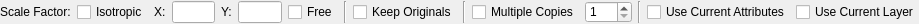
<?xml version="1.0" encoding="UTF-8"?>
<ui version="4.0">
 <class>LC_ModifyScaleOptions</class>
 <widget class="QWidget" name="LC_ModifyScaleOptions">
  <property name="geometry">
   <rect>
    <x>0</x>
    <y>0</y>
    <width>919</width>
    <height>24</height>
   </rect>
  </property>
  <property name="sizePolicy">
   <sizepolicy hsizetype="Preferred" vsizetype="Preferred">
    <horstretch>0</horstretch>
    <verstretch>0</verstretch>
   </sizepolicy>
  </property>
  <property name="minimumSize">
   <size>
    <width>128</width>
    <height>22</height>
   </size>
  </property>
  <property name="maximumSize">
   <size>
    <width>16777215</width>
    <height>16777215</height>
   </size>
  </property>
  <property name="windowTitle">
   <string>Move Rotate Options</string>
  </property>
  <layout class="QGridLayout" name="gridLayout">
   <property name="leftMargin">
    <number>0</number>
   </property>
   <property name="topMargin">
    <number>1</number>
   </property>
   <property name="rightMargin">
    <number>0</number>
   </property>
   <property name="bottomMargin">
    <number>1</number>
   </property>
   <item row="0" column="11">
    <widget class="QSpinBox" name="sbNumberOfCopies">
     <property name="toolTip">
      <string>Number of copies</string>
     </property>
     <property name="minimum">
      <number>1</number>
     </property>
     <property name="maximum">
      <number>100</number>
     </property>
    </widget>
   </item>
   <item row="0" column="10">
    <widget class="QCheckBox" name="cbMultipleCopies">
     <property name="toolTip">
      <string>If checked, multiple copies will be created.</string>
     </property>
     <property name="text">
      <string>Multiple Copies</string>
     </property>
    </widget>
   </item>
   <item row="0" column="8">
    <widget class="QCheckBox" name="cbKeepOriginals">
     <property name="toolTip">
      <string>If checked, original entities will survive, otherwise they will be removed.</string>
     </property>
     <property name="text">
      <string>Keep Originals</string>
     </property>
    </widget>
   </item>
   <item row="0" column="14">
    <widget class="QCheckBox" name="cbCurrentLayer">
     <property name="toolTip">
      <string>If checked, created entities will be placed to current layer. Otherwise, they will be placed to original layers. </string>
     </property>
     <property name="text">
      <string>Use Current Layer</string>
     </property>
    </widget>
   </item>
   <item row="0" column="9">
    <widget class="Line" name="line_3">
     <property name="orientation">
      <enum>Qt::Vertical</enum>
     </property>
    </widget>
   </item>
   <item row="0" column="12">
    <widget class="Line" name="line_2">
     <property name="orientation">
      <enum>Qt::Vertical</enum>
     </property>
    </widget>
   </item>
   <item row="0" column="2">
    <widget class="QLabel" name="label">
     <property name="text">
      <string>X:</string>
     </property>
    </widget>
   </item>
   <item row="0" column="5">
    <widget class="QLineEdit" name="leFactorY">
     <property name="maximumSize">
      <size>
       <width>60</width>
       <height>16777215</height>
      </size>
     </property>
     <property name="toolTip">
      <string>Scale factor for Y axis</string>
     </property>
    </widget>
   </item>
   <item row="0" column="15">
    <spacer name="horizontalSpacer">
     <property name="orientation">
      <enum>Qt::Horizontal</enum>
     </property>
     <property name="sizeHint" stdset="0">
      <size>
       <width>0</width>
       <height>20</height>
      </size>
     </property>
    </spacer>
   </item>
   <item row="0" column="0">
    <widget class="QLabel" name="label_3">
     <property name="text">
      <string>Scale Factor:</string>
     </property>
    </widget>
   </item>
   <item row="0" column="1">
    <widget class="QCheckBox" name="cbIsotrpic">
     <property name="toolTip">
      <string>If checked, the same scaling factor for X and Y axis will be applied.</string>
     </property>
     <property name="text">
      <string>Isotropic</string>
     </property>
    </widget>
   </item>
   <item row="0" column="3">
    <widget class="QLineEdit" name="leFactorX">
     <property name="sizePolicy">
      <sizepolicy hsizetype="Preferred" vsizetype="Preferred">
       <horstretch>0</horstretch>
       <verstretch>0</verstretch>
      </sizepolicy>
     </property>
     <property name="maximumSize">
      <size>
       <width>60</width>
       <height>16777215</height>
      </size>
     </property>
     <property name="toolTip">
      <string>Scale factor for X axis</string>
     </property>
    </widget>
   </item>
   <item row="0" column="4">
    <widget class="QLabel" name="label_2">
     <property name="text">
      <string>Y:</string>
     </property>
    </widget>
   </item>
   <item row="0" column="7">
    <widget class="Line" name="line">
     <property name="frameShadow">
      <enum>QFrame::Sunken</enum>
     </property>
     <property name="lineWidth">
      <number>1</number>
     </property>
     <property name="midLineWidth">
      <number>0</number>
     </property>
     <property name="orientation">
      <enum>Qt::Vertical</enum>
     </property>
    </widget>
   </item>
   <item row="0" column="13">
    <widget class="QCheckBox" name="cbCurrentAttr">
     <property name="toolTip">
      <string>If checked, current attributes will be applied to created entities, otherwise original ones will be used. </string>
     </property>
     <property name="text">
      <string>Use Current Attributes</string>
     </property>
    </widget>
   </item>
   <item row="0" column="6">
    <widget class="QCheckBox" name="cbExplicitFactor">
     <property name="toolTip">
      <string>If checked, factor will be freely selected by mouse. Otherwise, specified values of factors will be used.</string>
     </property>
     <property name="text">
      <string>Free</string>
     </property>
    </widget>
   </item>
  </layout>
 </widget>
 <resources/>
 <connections/>
</ui>
